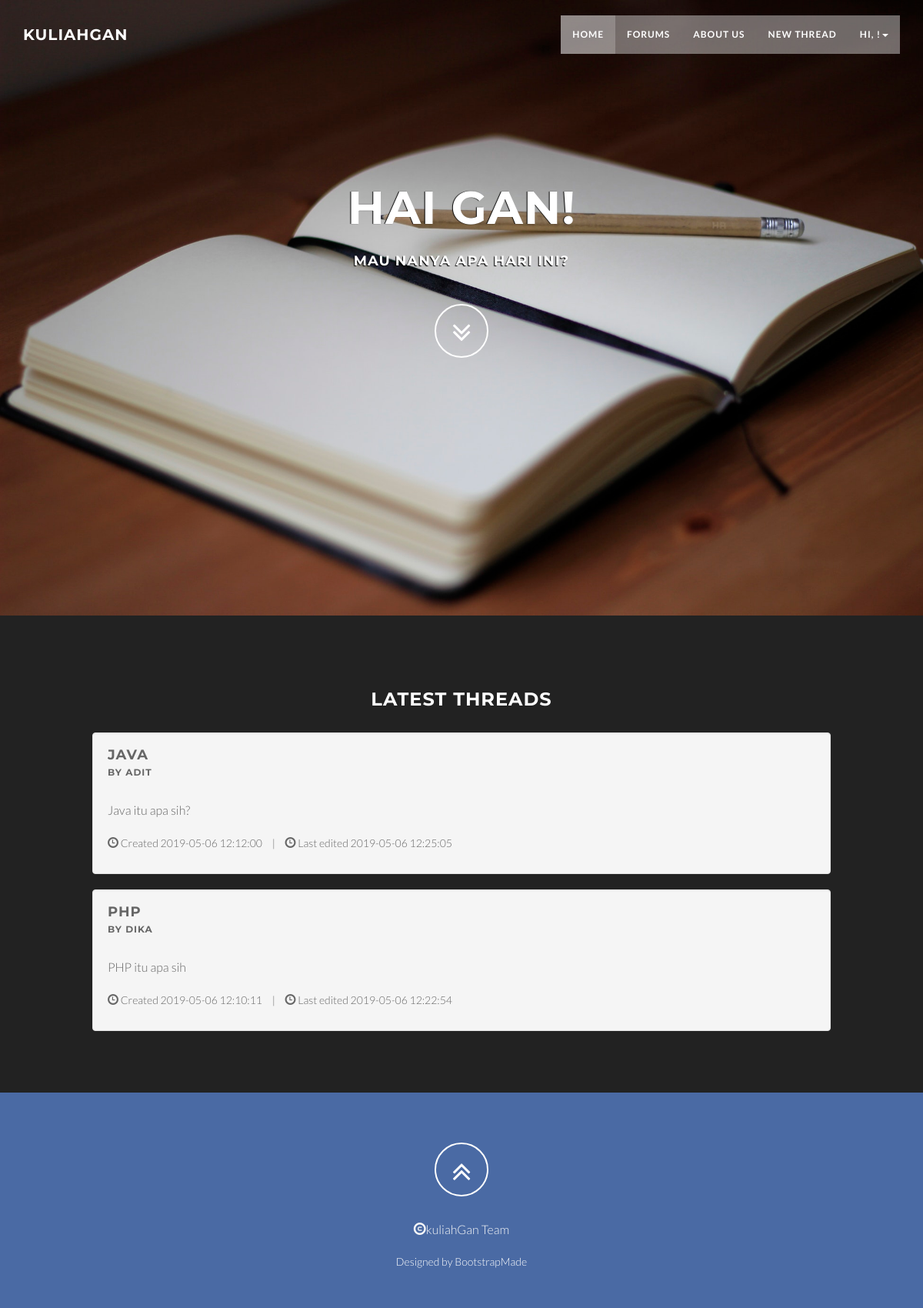
The app's page /index_loggedin.php with its own data.
### tables this page shows
CREATE TABLE `thread` (
  `thread_id` int(10) unsigned NOT NULL AUTO_INCREMENT,
  `username` varchar(20) NOT NULL DEFAULT '',
  `title` varchar(50) NOT NULL DEFAULT '',
  `date_created` datetime NOT NULL,
  `date_last_edited` datetime NOT NULL,
  PRIMARY KEY (`thread_id`),
  KEY `fk_thread-creator` (`username`),
  CONSTRAINT `fk_thread-creator` FOREIGN KEY (`username`) REFERENCES `user` (`username`)
);

CREATE TABLE `post` (
  `id` int(10) unsigned NOT NULL AUTO_INCREMENT,
  `username` varchar(20) NOT NULL DEFAULT '',
  `thread_id` int(10) unsigned NOT NULL,
  `content` longtext NOT NULL,
  `date_created` datetime NOT NULL,
  `date_edited` datetime NOT NULL,
  PRIMARY KEY (`id`),
  KEY `fk_post-creator` (`username`),
  KEY `fk_thread-of-post` (`thread_id`),
  CONSTRAINT `fk_post-creator` FOREIGN KEY (`username`) REFERENCES `user` (`username`),
  CONSTRAINT `fk_thread-of-post` FOREIGN KEY (`thread_id`) REFERENCES `thread` (`thread_id`)
);

### index_loggedin.php (the view, shortened to what this page needs)
<?php include "connect.php";
$q=mysqli_query($mysqli,"SELECT * FROM thread ORDER BY date_last_edited DESC LIMIT 2");
?>
<!DOCTYPE html>
<html lang="en">
<head>
    <link href="css/bootstrap.min.css" rel="stylesheet" type="text/css">
    <link href="font-awesome/css/font-awesome.min.css" rel="stylesheet" type="text/css">
    <link href="css/animate.css" rel="stylesheet">
    <link href="css/global.css" rel="stylesheet">
    <link href="css/style.css" rel="stylesheet">
    <link href="color/default.css" rel="stylesheet">
</head>
<body id="page-top" data-spy="scroll" data-target=".navbar-custom">
    <nav class="navbar navbar-custom navbar-fixed-top" role="navigation">
        <div class="container">
            <div class="navbar-header page-scroll">
                <a class="navbar-brand" href="index.php">
                    <h1>kuliahGan</h1>
                </a>
            </div>
            <div class="collapse navbar-collapse navbar-right navbar-main-collapse">
                <ul class="nav navbar-nav">
                    <li class="active"><a href="#intro">Home</a></li>
                    <li><a href="home_loggedin.php">Forums</a></li>
                    <li><a href="about_us_loggedin.php">About Us</a></li>
                    <li><a href="newthread.php">New Thread</a></li>
                    <li class="dropdown">
                        <?php echo "<a href='#' class='dropdown-toggle' data-toggle='dropdown'>Hi, $_SESSION[username]!<b class='caret'></b></a>";?>
                    </li>
                </ul>
            </div>
        </div>
    </nav>
    <section id="intro" class="intro">
        <div class="slogan">
            <h2>Hai Gan! <span class="text_color"></span> </h2>
            <h4>Mau nanya apa hari ini?</h4>
        </div>
        <div class="page-scroll">
            <a href="#latest" class="btn btn-circle">
                <i class="fa fa-angle-double-down animated"></i>
            </a>
        </div>
    </section>
    <link rel="stylesheet" href="http://cdnjs.cloudflare.com/ajax/libs/font-awesome/4.1.0/css/font-awesome.min.css" />
    <section id="latest" class="latest">
        <div class="latest-threads">
            <h3>Latest Threads</h3>
        </div>
        <div class="thread-container">
            <?php
            while($hasil=mysqli_fetch_assoc($q)){
            $q2=mysqli_query($mysqli,"SELECT * FROM post WHERE thread_id=$hasil[thread_id] LIMIT 1");
            $post=mysqli_fetch_assoc($q2);
            $get=$hasil['thread_id'];
            echo "<div class='well'>
                    <div class='media'>
                        <div class='media-body'>
                            <h4 class='media-heading'><a class='links' id='get' href='thread_loggedin.php?thread=$get'>$hasil[title]</a></h4>
                            <h6 class='user-thread'>By $hasil[username]</h6>
                            <p class='text-justify'>$post[content]</p>
                            <ul class='list-inline list-unstyled'>
                                <li><span><i class='glyphicon glyphicon-time'></i> Created $hasil[date_created]</span></li>
                                <li>|</li>
                                <li><span><i class='glyphicon glyphicon-time'></i> Last edited $hasil[date_last_edited] </span></li>
                            </ul>
                        </div>
                    </div>
                </div>";}?>
        </div>
        <footer>
            <div class="container">
                <div class="row">
                    <div class="col-md-12 col-lg-12">
                        <div class="wow shake" data-wow-delay="0.4s">
                            <div class="page-scroll marginbot-30">
                                <a href="#intro" id="totop" class="btn btn-circle">
                                    <i class="fa fa-angle-double-up animated"></i>
                                </a>
                            </div>
                        </div>
                        <div class="credits">
                            <p><span class="glyphicon glyphicon-copyright-mark"></span>kuliahGan Team</p>
                            Designed by <a href="https://bootstrapmade.com/">BootstrapMade</a>
                        </div>
                    </div>
                </div>
            </div>
        </footer>
    </section>
</body>
</html>

### css/global.css (style rules this page uses)
.thread-container { padding-left: 10%; padding-right: 10%; padding-bottom: 5%; }

### css/style.css (style rules this page uses)
body { width: 100%; height: 100%; font-family: 'Lato', sans-serif; font-weight: 300; color: #666; background-color: #222222; align-items: }
html { width: 100%; height: 100%; }
h1, h2, h3, h4, h5, h6 { margin: 0 0 30px; text-transform: uppercase; font-family: Montserrat, sans-serif; font-weight: 700; letter-spacing: 1px; }
p { margin: 0 0 20px; font-size: 16px; line-height: 1.6em; }
a { color: #28c3ab; -webkit-transition: all .2s ease-in-out; -moz-transition: all .2s ease-in-out; transition: all .2s ease-in-out; }
.latest-threads { text-align: center; padding-top: 8%; color: #fff }
.navbar { margin-bottom: 0; border-bottom: 1px solid rgba(255, 255, 255, .3); }
.navbar-brand { font-weight: 700; }
.navbar-brand { height: 40px; padding: 5px 15px; font-size: 18px; line-height: 1em; }
.navbar-brand h1 { color: #fff; font-size: 20px; line-height: 40px; }
.nav.navbar-nav { background-color: rgba(255, 255, 255, .4); }
.navbar-custom ul.nav li a { font-size: 12px; letter-spacing: 1px; color: white; text-transform: uppercase; font-weight: 700; }
.navbar-custom .nav li a { -webkit-transition: background .3s ease-in-out; -moz-transition: background .3s ease-in-out; transition: background .3s ease-in-out; }
.navbar-custom .nav li a:hover, .navbar-custom .nav li a:focus, .navbar-custom .nav li.active { outline: 0; background-color: rgba(255, 255, 255, .2); }
.marginbot-30 { margin-bottom: 30px !important; }
.intro { width: auto; position: relative; background: url(../img/bg1.jpg) no-repeat top center; background-size: cover; height: auto; }
#intro.intro { padding: 20% 0 0 0; }
.intro .slogan { text-align: center; }
.intro .page-scroll { text-align: center; }
.intro .slogan h2 { color: #FFF; text-shadow: none; font-size: 60px; line-height: 60px; font-weight: 700; font-family: Montserrat, sans-serif; background-color: rgba(0, 0, 0, 0); text-decoration: none; text-transform: uppercase; border-width: 0px; border-color: #000; border-style: none; text-shadow: -1px 0 1px #000; }
.intro .slogan h4 { color: #fff; text-shadow: -1px 1px 1px #000; }
footer { text-align: center; padding: 50px 0; }
footer p { color: #f8f8f8; }
.credits, .credits a { color: #fff; }
.btn { border-radius: 0; text-transform: uppercase; font-family: Montserrat, sans-serif; font-weight: 400; -webkit-transition: all .3s ease-in-out; -moz-transition: all .3s ease-in-out; transition: all .3s ease-in-out; }
.btn-circle { width: 70px; height: 70px; margin-top: 15px; padding: 7px 16px; border: 2px solid #fff; border-radius: 50%; font-size: 40px; color: #fff; background: 0 0; -webkit-transition: background .3s ease-in-out; -moz-transition: background .3s ease-in-out; transition: background .3s ease-in-out; }
.page-scroll .btn-circle i.animated { -webkit-transition-property: -webkit-transform; -webkit-transition-duration: 1s; -moz-transition-property: -moz-transform; -moz-transition-duration: 1s; }
@media (min-width:767px) { .navbar { padding: 20px 0; border-bottom: 0; letter-spacing: 1px; background: 0 0; -webkit-transition: background .5s ease-in-out, padding .5s ease-in-out; -moz-transition: background .5s ease-in-out, padding .5s ease-in-out; transition: background .5s ease-in-out, padding .5s ease-in-out; } }
@media (min-width:767px) { .intro { height: 100%; padding: 0; } }

### color/default.css (style rules this page uses)
a,.tp-caption a.btn:hover { color: #4a6aa4; }
footer { background-color: #4a6aa4; }
.links { color: #666666; }

### records on screen
thread: title "JAVA", username "ADIT", post.content "Java itu apa sih?", date_created "2019-05-06 12:12:00", date_last_edited "2019-05-06 12:25:05"
thread: title "PHP", username "DIKA", post.content "PHP itu apa sih", date_created "2019-05-06 12:10:11", date_last_edited "2019-05-06 12:22:54"
